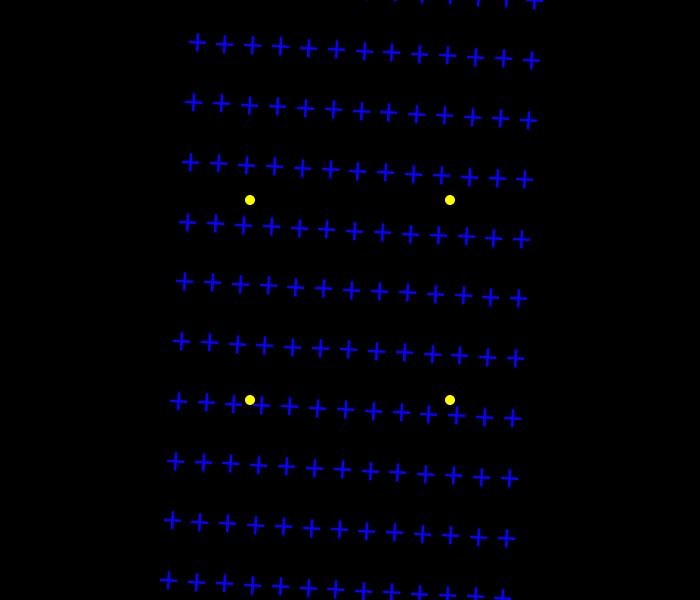
Frame 1 (no input)
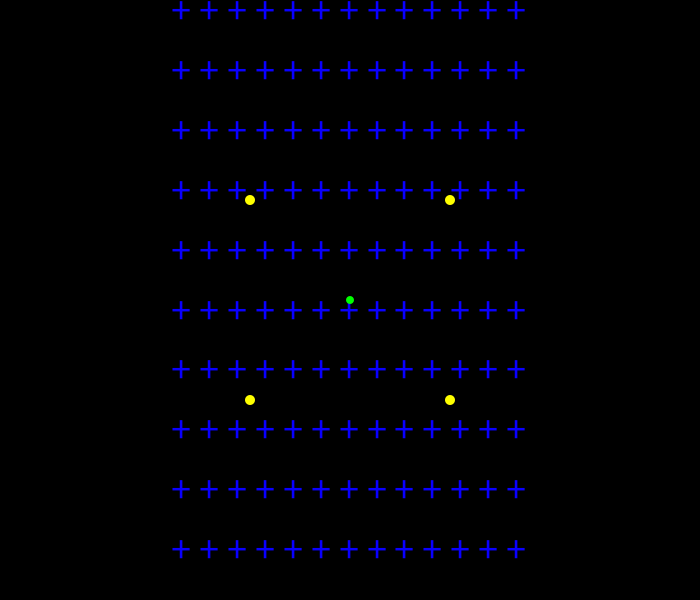
Frame 60 (the mouse pressed at the canvas centre just before this capture)
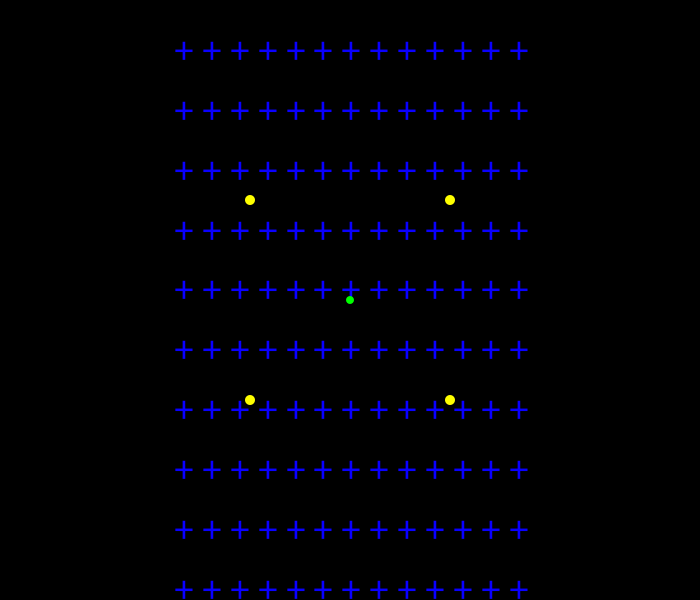
Frame 120 (the mouse held since frame 60 and released just before this capture)

The Processing sketch that drew these frames (run headless with seeded random() and noise(); from frame 60 on, the mouse is pressed at the canvas centre):

// Processing sketch: motion_induced_blindness
// ── motion_induced_blindness.pde

float rot =0.0;
String plus;
void setup() {
  size(700, 600);  
  noStroke();
  plus="+";
  for(int i=0;i<12;i++){
    plus+=" +";
  }
}

void draw(){  
  background(0);
  translate(width/2, height/2);
  draw_cross();
  
  
  draw_yellow_dots();
}

void draw_yellow_dots(){
  int coo=100;
  int size=10;
  fill(255,255,0);
  ellipse(coo, -coo, size, size);
  ellipse(-coo, -coo, size, size);
  ellipse(-coo, coo, size, size);
  ellipse(coo, coo, size, size);
}


void draw_cross(){
  pushMatrix();    
    rot+=3;
    if (rot > 360) rot = 0;
    rotate(radians(rot));
    
    fill(10,0,255);
    
    textSize(40);
    textAlign(CENTER, TOP);
    rectMode(CORNERS);
    int rows=-325;
    for(int i=0; i<11;i++){
      text(plus, 0, rows);
      rows+=60;
    }
    if (rot>100){
      fill(0,255,0);
      ellipse(0, 0, 8, 8);
    }
  popMatrix();
  rotate(0);
}
